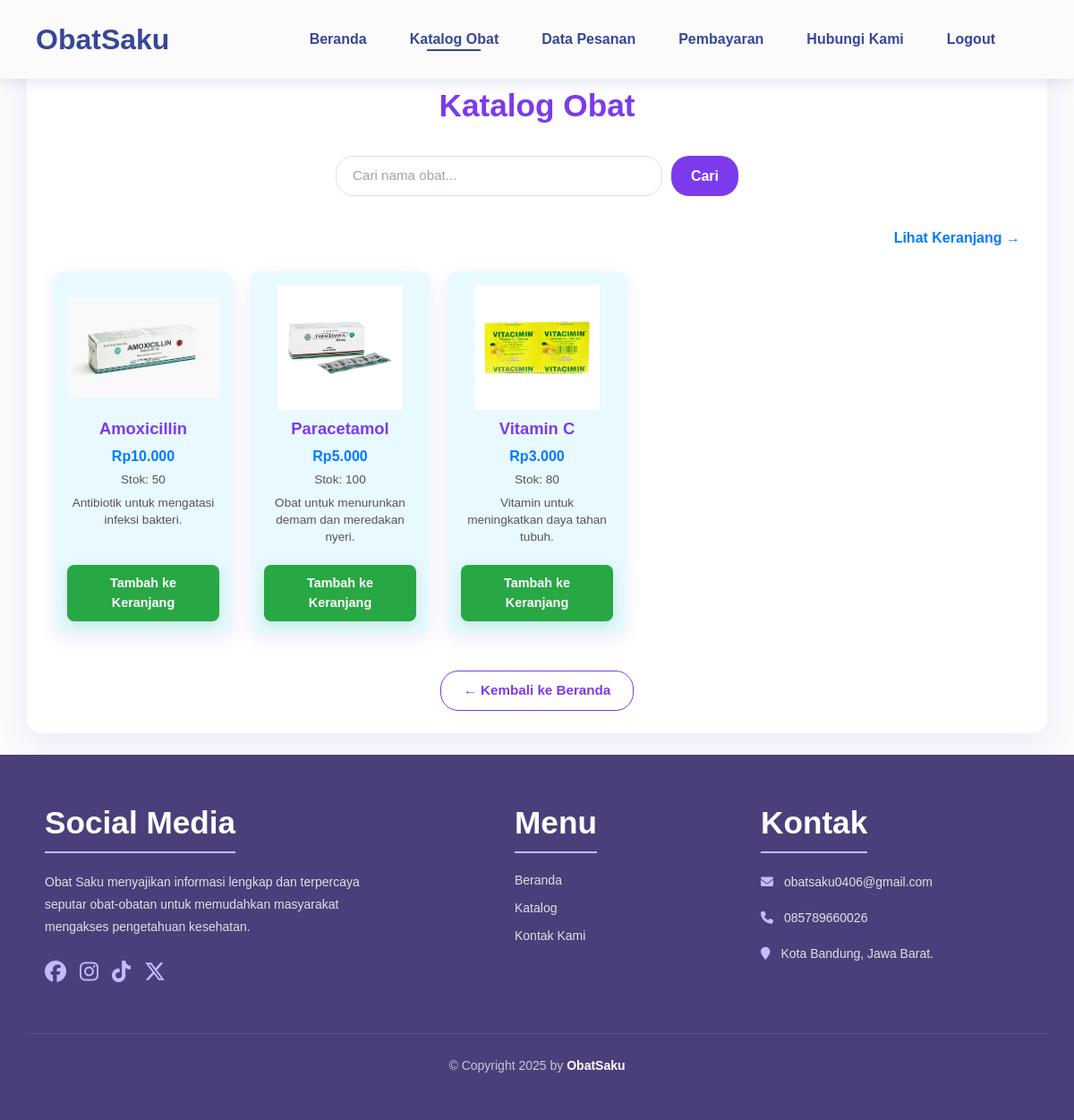
The page /obatsaku_website/kelola_obat.php on the database as committed earlier.
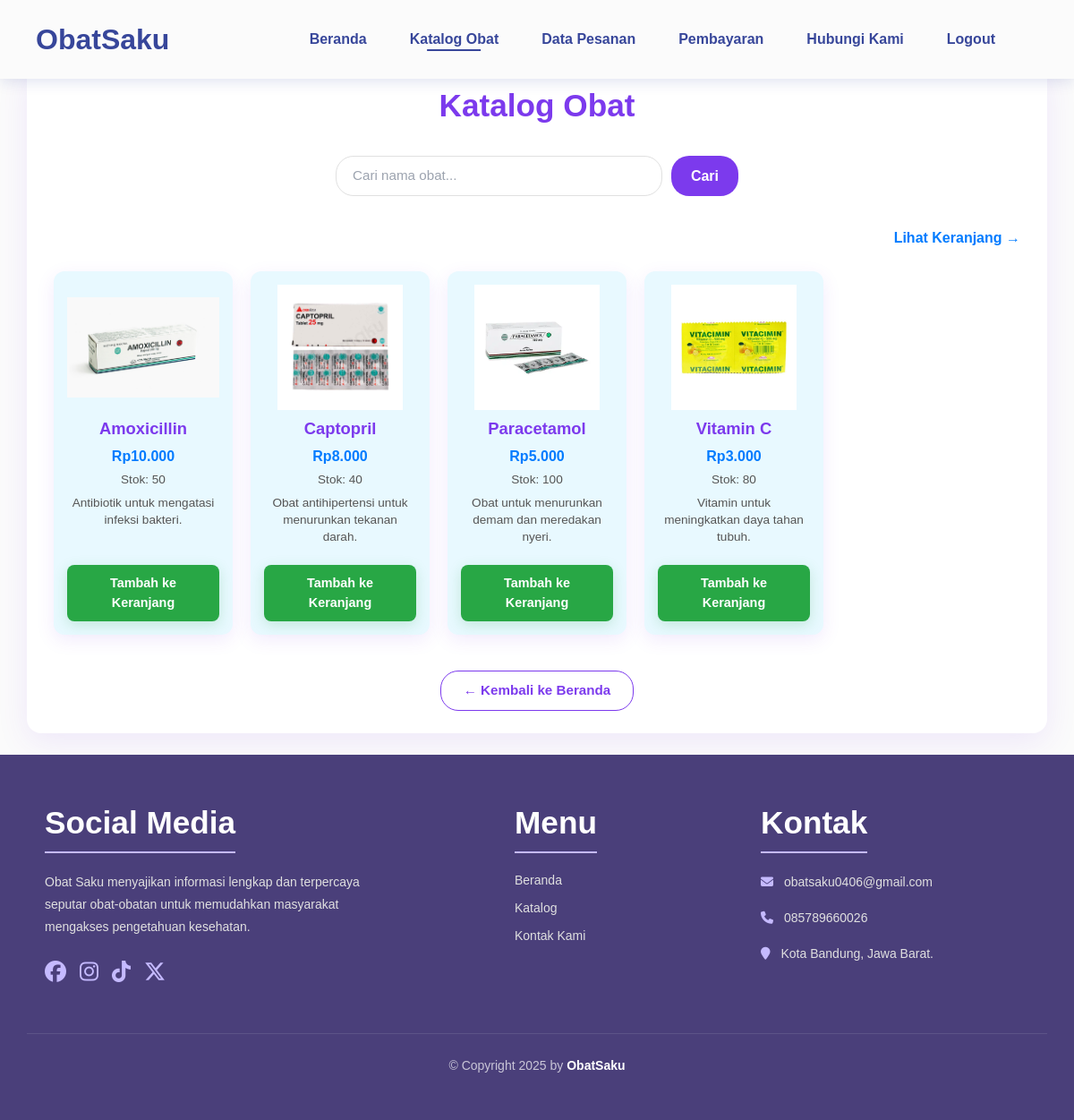
The same page on the database as committed later.
### tables this page shows
CREATE TABLE obat (
    id_obat INT AUTO_INCREMENT PRIMARY KEY,
    nama_obat VARCHAR(100) NOT NULL,
    jenis_obat VARCHAR(50),
    deskripsi TEXT,
    indikasi TEXT,
    dosis VARCHAR(100),
    efek_samping TEXT,
    harga DECIMAL(10,2),
    stok INT,
    gambar VARCHAR(255),
    tanggal_kedaluwarsa DATE
);

### obatsaku_website/kelola_obat.php (the view, shortened to what this page needs)
<?php
include 'header.php';
$keyword = '';
?>
<link rel="stylesheet" href="assets/css/kelola_obat.css" />
<div class="container">
    <h2>Katalog Obat</h2>
    <form method="GET" action="kelola_obat.php" class="form-search">
        <input type="text" name="search" placeholder="Cari nama obat..." value="<?= htmlspecialchars($keyword) ?>" autocomplete="off" />
        <button type="submit">Cari</button>
    </form>
    <a href="pembayaran.php" class="link-keranjang">Lihat Keranjang &rarr;</a>
    <div class="katalog-grid">
        <?php
        if (isset($conn) && $conn) {
            $sql_tampil_obat = "SELECT id_obat, nama_obat, harga, stok, gambar, deskripsi FROM obat";
            $sql_tampil_obat .= " ORDER BY nama_obat ASC";
            $stmt_tampil_obat = $conn->prepare($sql_tampil_obat);
            if ($stmt_tampil_obat) {
                $stmt_tampil_obat->execute();
                $result_tampil_obat = $stmt_tampil_obat->get_result();
                if ($result_tampil_obat->num_rows > 0):
                    while ($row = $result_tampil_obat->fetch_assoc()):
                ?>
                <div class="card-obat">
                    <div class="img-container">
                        <img src="assets/img/<?= htmlspecialchars(!empty($row['gambar']) ? $row['gambar'] : 'default-obat.png') ?>"
                             alt="<?= htmlspecialchars($row['nama_obat']) ?>"
                             onerror="this.onerror=null;this.src='assets/img/default-obat.png';"
                             loading="lazy" />
                    </div>
                    <div class="card-obat-konten">
                        <h3><?= htmlspecialchars($row['nama_obat']) ?></h3>
                        <p class="harga">Rp<?= number_format($row['harga'], 0, ',', '.') ?></p>
                        <p class="stok">Stok: <?= ($row['stok'] > 0) ? htmlspecialchars($row['stok']) : '<span style="color:red;">Habis</span>' ?></p>
                        <p class="deskripsi"><?= nl2br(htmlspecialchars($row['deskripsi'])) ?></p>
                    </div>
                    <form method="POST" action="kelola_obat.php<?= ($keyword ? "?search=" . urlencode($keyword) : "") ?>" class="form-tambah-keranjang">
                        <button type="submit" class="btn-tambah" <?= ($row['stok'] <= 0) ? 'disabled' : '' ?>>
                            <?= ($row['stok'] <= 0) ? 'Stok Habis' : 'Tambah ke Keranjang' ?>
                        </button>
                    </form>
                </div>
                <?php
                    endwhile;
                else:
                    echo "<p class='empty-message'>Obat dengan kata kunci <strong>\"" . htmlspecialchars($keyword) . "\"</strong> tidak ditemukan.</p>";
                endif;
            }
        } else {
            echo "<p class='empty-message'>Koneksi database tidak tersedia untuk menampilkan katalog.</p>";
        }
        ?>
    </div>
    <div class="back-home-container">
        <a href="index.php" class="btn-back-home">&larr; Kembali ke Beranda</a>
    </div>
</div>
<?php
include 'footer.php';
?>

### obatsaku_website/header.php (shortened to what this page needs)
<?php
$current_page = basename($_SERVER['PHP_SELF']);
?>
<!DOCTYPE html>
<html lang="id">
<head>
    <link rel="stylesheet" href="https://cdnjs.cloudflare.com/ajax/libs/remixicon/3.5.0/remixicon.css">
    <link href="https://cdnjs.cloudflare.com/ajax/libs/font-awesome/6.5.0/css/all.min.css" rel="stylesheet">
    <link href="https://cdn.jsdelivr.net/npm/bootstrap@5.3.0/dist/css/bootstrap.min.css" rel="stylesheet">
    <link rel="stylesheet" href="assets/css/header.css">
    <link rel="stylesheet" href="assets/css/footer.css">
    <link rel="stylesheet" href="assets/css/style.css">
    <link rel="stylesheet" href="assets/css/layanan.css">
    <link href="https://cdnjs.cloudflare.com/ajax/libs/font-awesome/6.5.0/css/all.min.css" rel="stylesheet">
    <script src="https://cdn.tailwindcss.com"></script>
    <link rel="stylesheet" href="https://cdn.datatables.net/1.13.4/css/jquery.dataTables.min.css">
    <link rel="stylesheet" href="assets/css/data_pesanan.css">
</head>
<body>
    <header class="header" id="header">
        <nav class="nav container-nav">
            <a href="index.php" class="nav__logo"><h3>ObatSaku</h3></a>
            <div class="nav__menu" id="nav-menu">
                <ul class="nav__list">
                    <li class="nav__item"><a href="index.php" class="nav__link <?= ($current_page == 'index.php') ? 'active-link' : '' ?>">Beranda</a></li>
                    <li class="nav__item"><a href="kelola_obat.php" class="nav__link <?= ($current_page == 'kelola_obat.php') ? 'active-link' : '' ?>">Katalog Obat</a></li>
                    <li class="nav__item"><a href="data_pesanan.php" class="nav__link <?= ($current_page == 'data_pesanan.php') ? 'active-link' : '' ?>">Data Pesanan</a></li>
                    <li class="nav__item"><a href="pembayaran.php" class="nav__link <?= ($current_page == 'pembayaran.php') ? 'active-link' : '' ?>">Pembayaran</a></li>
                    <li class="nav__item"><a href="hubungikami.php" class="nav__link <?= ($current_page == 'hubungikami.php') ? 'active-link' : '' ?>">Hubungi Kami</a></li>
                    <li class="nav__item"><a href="logout.php" class="nav__link">Logout</a></li>
                </ul>
            </div>
        </nav>
    </header>
    <main>

### obatsaku_website/footer.php (shortened to what this page needs)
</head>
</main>
    <footer>
        <div class="footer-box">
            <div class="box">
                <h2>Social Media</h2>
                <p>Obat Saku menyajikan informasi lengkap dan terpercaya seputar obat-obatan untuk memudahkan masyarakat mengakses pengetahuan kesehatan.</p>
                <div class="social">
                    <a href="#"><i class="fa-brands fa-facebook"></i></a>
                    <a href="#"><i class="fa-brands fa-instagram"></i></a>
                    <a href="#"><i class="fa-brands fa-tiktok"></i></a>
                    <a href="#"><i class="fa-brands fa-x-twitter"></i></a>
                </div>
            </div>
            <div class="box">
                <h2>Menu</h2>
                <a href="index.php">Beranda</a>
                <a href="kelola_obat.php">Katalog</a>
                <a href="hubungikami.php">Kontak Kami</a>
            </div>
            <div class="box">
                <h2>Kontak</h2>
                <p><i class="fa-solid fa-envelope"></i> obatsaku0406@gmail.com</p>
                <p><i class="fa-solid fa-phone"></i> 085789660026</p>
                <p><i class="fa-solid fa-location-pin"></i> Kota Bandung, Jawa Barat.</p>
            </div>
        </div>
        <div class="copyright">
            <p>&copy; Copyright 2025 by <span>ObatSaku</span></p>
        </div>
    </footer>
</body>
</html>

### obatsaku_website/assets/css/header.css (style rules this page uses)
html { height: 100%; }
body { min-height: 100%; display: flex; flex-direction: column; }
main { flex-grow: 1; padding-top: 4.5rem; }
@media screen and (min-width: 1023px) { main { padding-top: 6.5rem; } }
.nav__link.active-link { color: var(--title-color) !important; font-weight: var(--font-semi-bold); position: relative; }
.nav__link.active-link::after { content: ''; position: absolute; bottom: -5px; left: 50%; transform: translateX(-50%); width: 60%; height: 2px; background-color: var(--title-color); }
:root { --header-height: 3.5rem; --first-color: #C5BAFF; --title-color: hsl(231, 47%, 41%); --text-color: hsl(230, 12%, 40%); --body-color:#FBFBFB; --container-color: hsl(230, 100%, 97%); --border-color: hsl(230, 25%, 80%); --body-font: "Syne", sans-serif; --h2-font-size: 1.25rem; --normal-font-size: .938rem; --font-regular: 400; --font-medium: 500; --font-semi-bold: 600; --z-fixed: 100; --z-modal: 1000; }
@media screen and (min-width: 1023px) { :root { --h2-font-size: 1.5rem; --normal-font-size: 1rem; } }
* { box-sizing: border-box; padding: 0; margin: 0; }
html { scroll-behavior: smooth; }
body, input, button { font-family: var(--body-font); font-size: var(--normal-font-size); }
body { background-color: var(--body-color); color: var(--text-color); }
input, button { border: none; outline: none; }
ul { list-style: none; }
a { text-decoration: none; }
img { display: block; max-width: 100%; height: auto; }
.container { max-width: 100%; margin-inline: 0; }
.header { position: fixed; top: 0; left: 0; width: 100%; background-color: var(--body-color); box-shadow: 0 2px 16px hsla(230, 75%, 32%, .15); z-index: var(--z-fixed); }
.nav { height: var(--header-height); display: flex; justify-content: space-between; align-items: center; padding-inline: 1.5rem; }
.nav__logo { color: var(--title-color); font-weight: var(--font-semi-bold); transition: color .4s; text-decoration: none; padding-inline: 1rem; font-size: 2rem; }
:is(.nav__logo, .nav__search, .nav__login, .nav__toggle, .nav__link):hover { color: var(--first-color); }
.nav__list { display: flex; flex-direction: column; row-gap: 2.5rem; text-align: center; }
.nav__link { font-family: var(--body-font); color: var(--title-color); font-weight: var(--font-semi-bold); transition: color .4s; text-decoration: none; }
@media screen and (min-width: 1023px) { .nav { height: calc(var(--header-height) + 2rem); column-gap: 3rem; } }
@media screen and (min-width: 1023px) { .nav__menu { margin-left: auto; } }
@media screen and (min-width: 1023px) { .nav__list { flex-direction: row; column-gap: 3rem; } }
@media screen and (min-width: 1150px) { .container { margin-inline: auto; } }

### obatsaku_website/assets/css/footer.css (style rules this page uses)
* { margin: 0; padding: 0; box-sizing: border-box; scroll-behavior: smooth; font-family: "Poppins", sans-serif; }
footer { padding: 50px 0; background-color: #4a3f7a; color: #e0e0e0; }
.footer-box { display: flex; justify-content: space-between; flex-wrap: wrap; gap: 30px; row-gap: 50px; max-width: 1140px; margin: 0 auto; padding: 0 20px; font-size: 2.2rem; }
.footer-box h2 { margin-bottom: 20px; color: #ffffff; font-weight: 600; border-bottom: 2px solid #C5BAFF; padding-bottom: 10px; display: inline-block; }
.footer-box .box p { line-height: 1.8; font-size: 14px; }
.footer-box .box:nth-child(1) { flex-basis: 400px; }
.footer-box .social { margin-top: 20px; display: flex; align-items: center; gap: 15px; }
.footer-box .social a { font-size: 24px; text-decoration: none; color: #C5BAFF; transition: color 0.3s ease, transform 0.3s ease; }
.footer-box .box:nth-child(2) { flex-basis: 150px; }
.footer-box .box:nth-child(2) a { display: block; margin-bottom: 10px; text-decoration: none; font-size: 14px; color: #e0e0e0; transition: color 0.3s ease, padding-left 0.3s ease; }
.footer-box .box:nth-child(3) { flex-basis: 300px; }
.footer-box .box:nth-child(3) p { margin-bottom: 15px; display: flex; gap: 12px; align-items: flex-start; }
.footer-box .box:nth-child(3) i { color: #C5BAFF; margin-top: 5px; }
.copyright { margin-top: 50px; padding-top: 25px; text-align: center; border-top: 1px solid rgba(255, 255, 255, 0.1); max-width: 1140px; margin-left: auto; margin-right: auto; }
.copyright p { font-size: 14px; color: rgba(255, 255, 255, 0.7); }
.copyright p span { font-weight: bold; color: #ffffff; }

### obatsaku_website/assets/css/style.css (style rules this page uses)
:root { --primary: #0463FA; --light: #EFF5FF; --dark: #1B2C51; }
@media screen and (min-width: 1023px) { main { padding-top: 4.5rem; padding-bottom: 1.5rem; } }

Rows that differ between the two databases and show on the page:
added obat: gambar (picture), nama_obat "Captopril", harga "8.000", stok "40", deskripsi "Obat antihipertensi untuk menurunkan tekanan darah.", shows "Tambah ke Keranjang"
